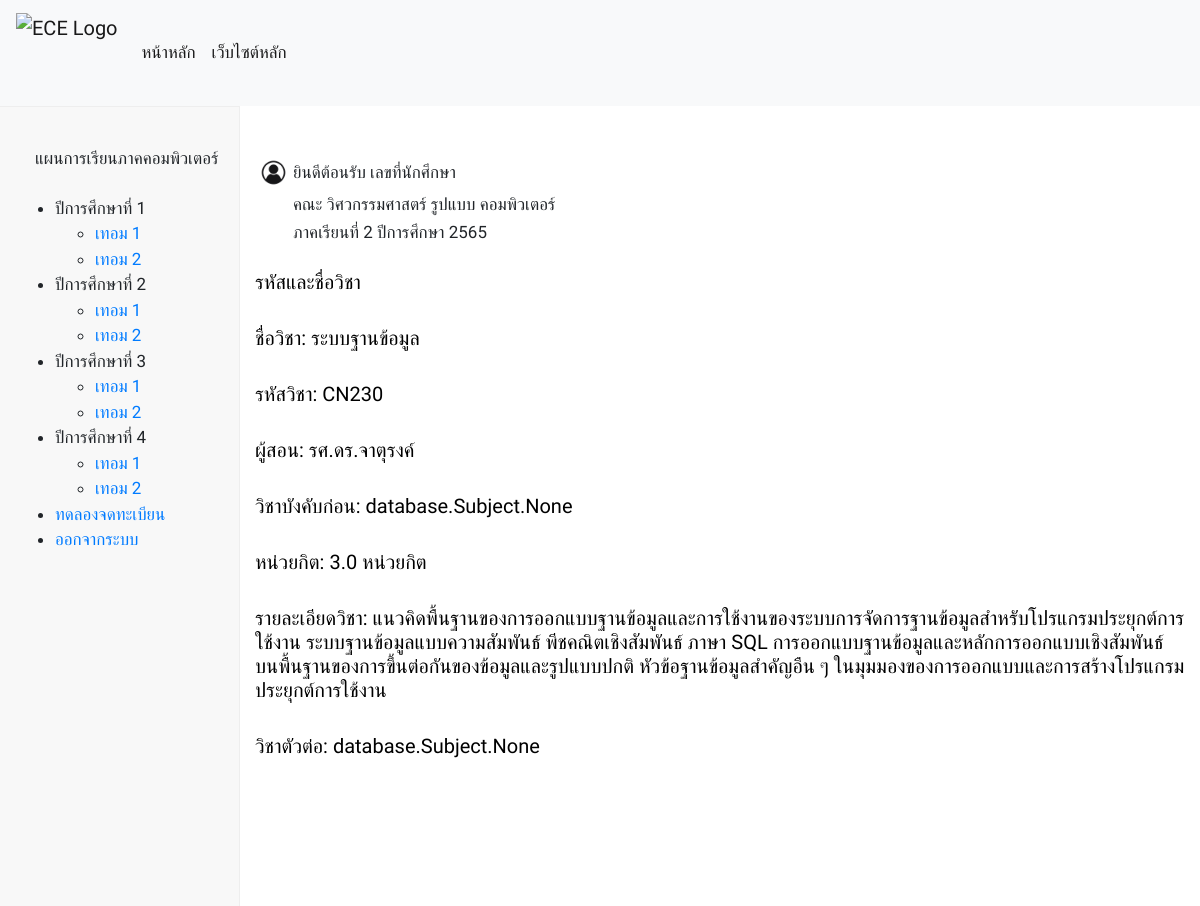
The app's page /detail/CN230/, older data.
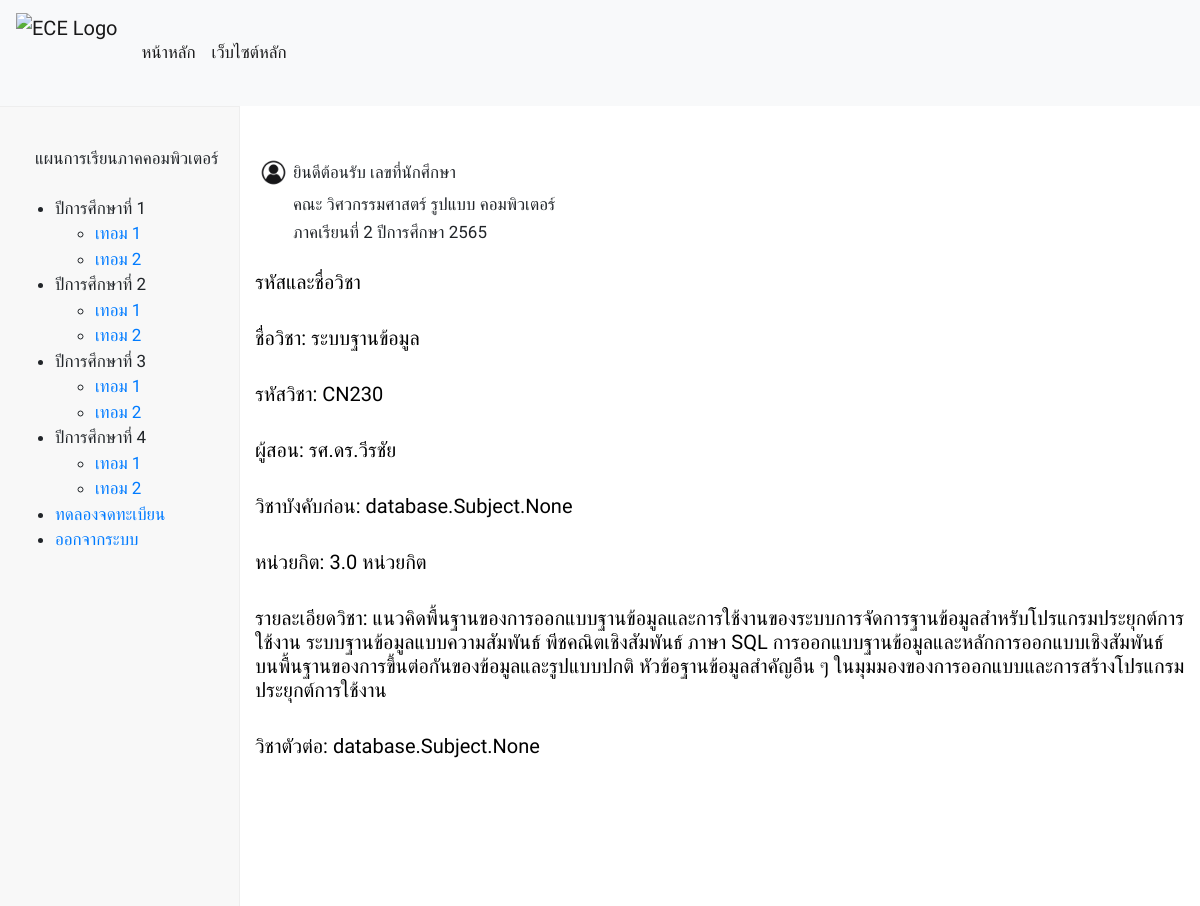
The same page, newer data.
### database/models.py (models this page shows, shortened)
class Subject(models.Model):
    S_id = models.CharField(max_length=25)
    S_name = models.CharField(max_length=50)
    S_credits = models.FloatField()
    S_detail = models.TextField()
    S_teacher = models.ForeignKey(Person, on_delete=models.CASCADE)
    pre_id = models.ManyToManyField(
        'self', blank=True, symmetrical=False, related_name='presub')
    post_id = models.ManyToManyField(
        'self', blank=True, symmetrical=False, related_name='postsub')
    term = models.CharField(max_length=25,null=True, blank=True,)

class Person(models.Model):
    first_name = models.CharField(max_length=30)
    last_name = models.CharField(max_length=30)
    def __str__(self):
        return self.first_name

### subjectenroller/views.py (the view)
# urls.py: path('detail/<str:S_id>/', views.detail , name="detail"),
def detail(request, S_id):
    data = Subject.objects.all()
    subject = get_object_or_404(Subject, S_id=S_id)
    context = {
        'subject': subject,
        'data': data,
    }
    return render(request,"subjectenroller/subject_detail.html", {'context': context})

### subjectenroller/templates/subjectenroller/subject_detail.html (shortened to what this page needs)
{% extends "subjectenroller/layout.html" %}
{% load static %}
{% block body %}
    <br>
    <br>
    <div style="display: flex; flex-direction: column;">
        <div class="container">
            <div class="row">
              <div class="col-auto">
                <table style="width:100%">
                    <tr>
                        <th><img src="/static/image/user.jpg" alt="userlogo" width="35" height="35"></th>
                        <td><a>ยินดีต้อนรับ {{ request.session.name }}  เลขที่นักศึกษา {{ request.session.user_id }}</a></td>
                    </tr>
                    <tr>
                        <td></td>
                        <td><a>คณะ วิศวกรรมศาสตร์ รูปแบบ คอมพิวเตอร์</a></td>
                    </tr>
                    <tr>
                        <td></td>
                        <td><a>ภาคเรียนที่ 2 ปีการศึกษา 2565</a></td>
                    </tr>
                </table>
              </div>
              <div class="col-auto">
              </div>
            </div>
            <br>
              <h5>รหัสและชื่อวิชา</h5><br>
              <h5>ชื่อวิชา: {{ context.subject.S_name }}</h5><br>
              <h5>รหัสวิชา: {{ context.subject.S_id }}</h5><br>
              <h5>ผู้สอน: {{ context.subject.S_teacher }}</h5><br>
              {% if context.subject.pre_id %}
                <h5>วิชาบังคับก่อน: {{ context.subject.presub }}</h5><br>
              {% else %}
                <h5>วิชาบังคับก่อน: -</h5><br>
              {% endif %}
                <h5>หน่วยกิต: {{ context.subject.S_credits }} หน่วยกิต</h5><br>
                <h5>รายละเอียดวิชา: {{ context.subject.S_detail }}</h5><br>
                <h5>วิชาตัวต่อ: {{ context.subject.presub }}<h5>
        <br>
{% endblock %}

### subjectenroller/templates/subjectenroller/layout.html (shortened to what this page needs)
{% load static %}
<!DOCTYPE html>
<html lang="en">
<head>
    {% block style %}
    <link rel="stylesheet"  href="{% static 'css/styles.css' %}">
    <link rel="stylesheet" href="https://cdn.jsdelivr.net/npm/bootstrap@4.3.1/dist/css/bootstrap.min.css">
    {% endblock %}
</head>
<body>
    <nav class="navbar navbar-expand-lg navbar-light bg-light" style="text-align: right;">
        <a href="https://ece.engr.tu.ac.th/" class="navbar-brand d-flex">
          <img src="https://ece.engr.tu.ac.th/assets/img/logo/ECE-department-logo.svg" alt="ECE Logo" height="60" id="ece-logo">
        </a>
        <div class="collapse navbar-collapse" id="navbarTogglerDemo02" style="text-align: right;">
          <ul class="navbar-nav mt-2 mt-md-0 navbar-menu">
            <li class="nav-item active" >
              <a class="nav-link" href="{% url 'homepage' %}">หน้าหลัก <span class="sr-only">(current)</span></a>
            </li>
            <li class="nav-item active" >
              <a class="nav-link" href="https://ece.engr.tu.ac.th">เว็บไซต์หลัก</a>
            </li>
          </ul>
        </div>
    </nav>
    <div class="menu">
      <br>
      <a style="margin-left:20px;">แผนการเรียนภาคคอมพิวเตอร์</a>
      <ul class="sidebar-menu">
        <br>
        <li class="have-children"><a>ปีการศึกษาที่ 1</a>
          <ul>
            <li><a href="{% url 'one_termone' %}">เทอม 1</a></li>
            <li><a href="{% url 'one_termtwo' %}">เทอม 2</a></li>
          </ul>
        </li>
        <li class="have-children"><a>ปีการศึกษาที่ 2</a>
          <ul>
            <li><a href="{% url 'two_termone' %}">เทอม 1</a></li>
            <li><a href="{% url 'two_termtwo' %}">เทอม 2</a></li>
          </ul>
        </li>
        <li class="have-children"><a>ปีการศึกษาที่ 3</a>
          <ul>
            <li><a href="{% url 'three_termone' %}">เทอม 1</a></li>
            <li><a href="{% url 'three_termtwo' %}">เทอม 2</a></li>
          </ul>
        </li>
        <li class="have-children"><a>ปีการศึกษาที่ 4</a>
          <ul>
            <li><a href="{% url 'four_termone' %}">เทอม 1</a></li>
            <li><a href="{% url 'four_termtwo' %}">เทอม 2</a></li>
          </ul>
        </li>
        <li><a href="{% url 'enroll_page' %}">ทดลองจดทะเบียน</a></li>
        <li><a href="{% url 'login_view' %}">ออกจากระบบ</a></li>
      </ul>
    </div>
    {% block body %}
    {% endblock %}
</body>
</html>

### static/css/styles.css (style rules this page uses)
a { color: white; font-family: 'Prompt', sans-serif; font-size: 17px; position: relative; }
h5 { color: rgb(0, 0, 0); font-family: 'Prompt', sans-serif; position: relative; }
.menu { height: 100vh; background-color: #f8f8f8; width: 20%; float: left; padding: 15px; border-right: 1px ridge; border-top: 1px ridge; }
.d-flex { margin-bottom: 20px; }

Row changes from the older to the newer data that the page shows:
changed Subject "ระบบฐานข้อมูล": subject.S_teacher "รศ.ดร.จาตุรงค์" → "รศ.ดร.วีรชัย"
